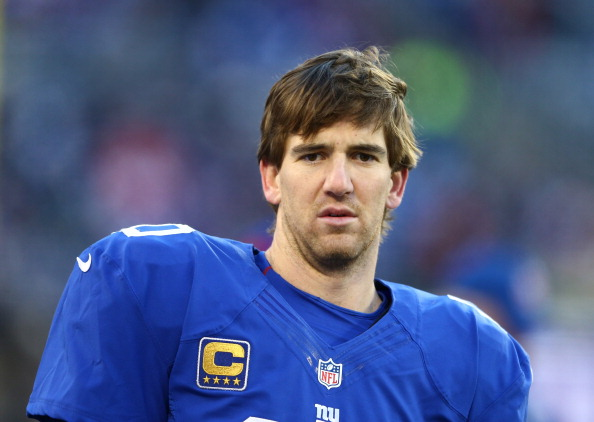
#> input picture src/Cris.jpg, 594 x 422 px, given in place of the camera
$ python 'FacesVídeo.py'
#> lines starting #> are read from the running program, lines starting #| are printed output that depends on the picture
import cv2

def redim(img, largura): #função para redimensionar uma imagem
 alt = int(img.shape[0]/img.shape[1]*largura)
 img = cv2.resize(img, (largura, alt), interpolation = cv2.INTER_AREA)
 return img
#Cria o detector de faces baseado no XML
df = cv2.CascadeClassifier('venv\Lib\site-packages\cv2\data\haarcascade_frontalface_default.xml')
#Abre um vídeo gravado em disco
#camera = cv2.VideoCapture('video.mp4')
#Também é possível abrir a próprio webcam
#do sistema para isso segue código abaixo
camera = cv2.VideoCapture(0, cv2.CAP_DSHOW)
while True:
    #read() retorna 1-Se houve sucesso e 2-O próprio frame
    (sucesso, frame) = camera.read()
#> frame is the input picture: shape (422, 594, 3); mean B, G, R 131.2, 89.4, 76.5
    if not sucesso: #final do vídeo
        break
    #reduz tamanho do frame para acelerar processamento
    frame = redim(frame, 320)
    #converte para tons de cinza
    frame_pb = cv2.cvtColor(frame, cv2.COLOR_BGR2GRAY)
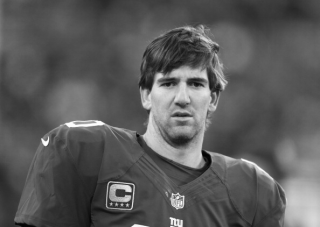
#> frame_pb: shape (227, 320); min 3, max 254, mean 90.3
    #detecta as faces no frame
    faces = df.detectMultiScale(frame_pb, scaleFactor = 1.1, minNeighbors=3, minSize=(20,20), flags=cv2.CASCADE_SCALE_IMAGE)
#> faces = [[143, 52, 80, 80]]
    frame_temp = frame.copy()
    for (x, y, lar, alt) in faces:
        cv2.rectangle(frame_temp, (x, y), (x + lar, y + alt), (0, 255, 255), 2)
#> this loop made 1 pass
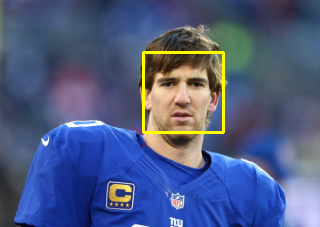
#> frame_temp: shape (227, 320, 3); mean of channels 0, 1, 2 129.9, 91.4, 78.4; drawn as B, G, R
    #Exibe um frame redimensionado (com perca de qualidade)
    cv2.imshow("Encontrando faces... ", redim(frame_temp, 640))
#> call 2 of redim, with largura = 640
#> in redim (call 2), `img = cv2.resize(img, (largura, alt), interpolation = cv2.INTER_AREA)`:
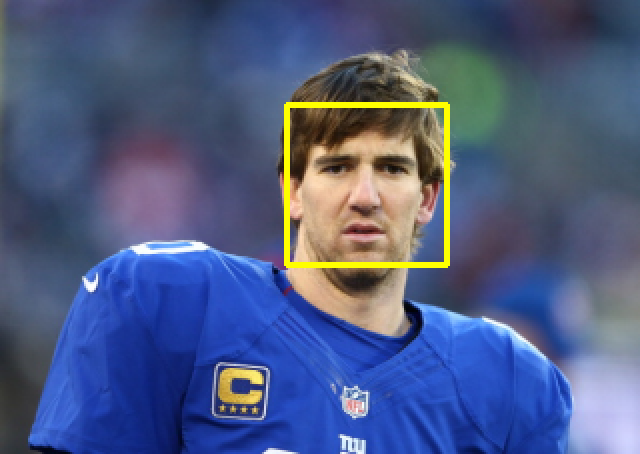
#> img: shape (454, 640, 3); mean of channels 0, 1, 2 129.9, 91.4, 78.4; drawn as B, G, R
    #Espera que a tecla 's' seja pressionada para sair
    if cv2.waitKey(1) & 0xFF == ord("s"):
#> (key Esc is pressed here)
        break
#fecha streaming
camera.release()
cv2.destroyAllWindows()

$ run again, on src/dados2.jpg
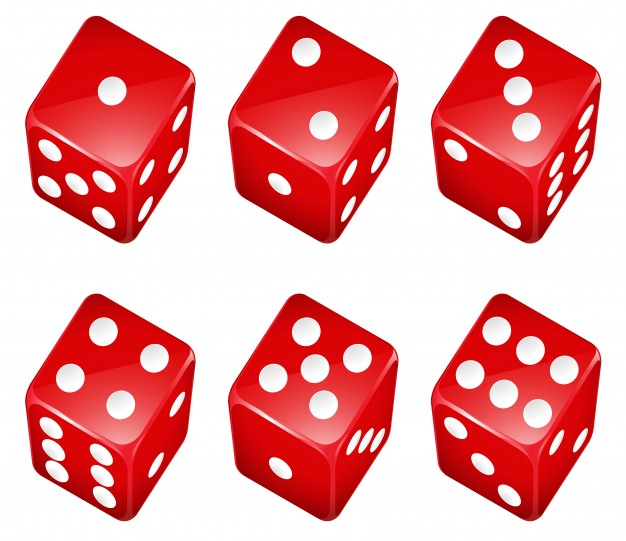
#> input picture src/dados2.jpg, 626 x 541 px, given in place of the camera
#> frame is the input picture: shape (541, 626, 3); mean B, G, R 161.5, 160.2, 236.6
#> `frame_pb = cv2.cvtColor(frame, cv2.COLOR_BGR2GRAY)`:
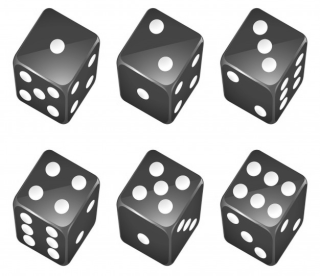
#> frame_pb: shape (276, 320); min 43, max 255, mean 183.2
#> faces = ()
#> in redim (call 2), `img = cv2.resize(img, (largura, alt), interpolation = cv2.INTER_AREA)`:
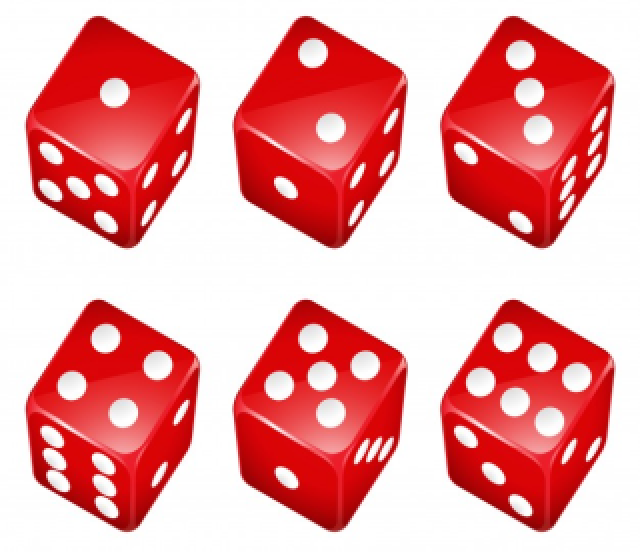
#> img: shape (552, 640, 3); mean of channels 0, 1, 2 161.5, 160.2, 236.6; drawn as B, G, R
